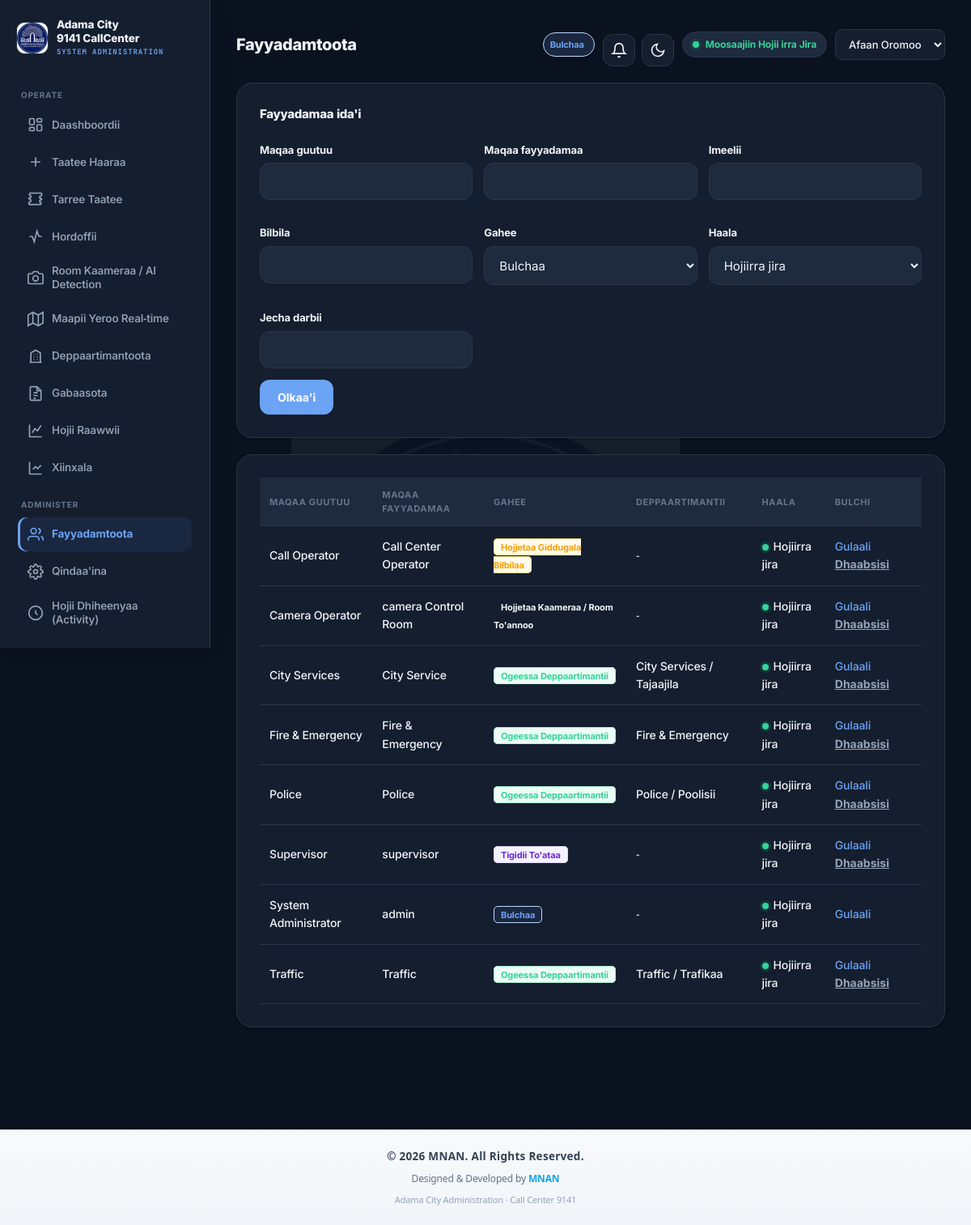
The page /admin/users.php (signed in) on the database its author committed.
### tables this page shows
CREATE TABLE `users` (
  `id` int(11) NOT NULL,
  `full_name` varchar(150) NOT NULL,
  `email` varchar(150) DEFAULT NULL,
  `phone` varchar(32) DEFAULT NULL,
  `username` varchar(80) NOT NULL,
  `password_hash` varchar(255) NOT NULL,
  `role` enum('administrator','operator','supervisor','department_officer','camera_operator') NOT NULL DEFAULT 'operator',
  `department_id` int(11) DEFAULT NULL,
  `status` enum('active','inactive') NOT NULL DEFAULT 'active',
  `failed_attempts` int(11) NOT NULL DEFAULT 0,
  `locked_until` datetime DEFAULT NULL,
  `created_at` timestamp NOT NULL DEFAULT current_timestamp()
);

CREATE TABLE `departments` (
  `id` int(11) NOT NULL,
  `name` varchar(150) NOT NULL,
  `contact_phone` varchar(32) DEFAULT NULL,
  `contact_email` varchar(150) DEFAULT NULL,
  `created_at` timestamp NOT NULL DEFAULT current_timestamp()
);

### admin/users.php (the view, shortened to what this page needs)
<?php
require __DIR__ . '/../includes/auth.php';
$editUser = null;
$users = $pdo->query("SELECT u.*, d.name AS dept_name FROM users u LEFT JOIN departments d ON d.id = u.department_id ORDER BY u.full_name")->fetchAll();
$dir = t_raw('dir');
?>
<!DOCTYPE html>
<html lang="<?= $CURRENT_LANG ?>" dir="<?= $dir ?>">
<head>
<link rel="stylesheet" href="../assets/style.css">
</head>
<body>
<div class="shell">
<?php include __DIR__ . '/includes/sidebar.php'; ?>
<main class="main">
    <div class="top-actions" style="margin-bottom:20px;">
        <h2 style="margin:0;"><?= t('users_title') ?></h2>
        <div class="topbar-controls"><?php render_topbar_controls(); render_lang_switcher(); ?></div>
    </div>
    <div class="card">
        <h2 style="font-size:15px;"><?= $editUser ? t('user_edit') : t('user_add') ?></h2>
        <form method="post">
            <div style="display:grid; grid-template-columns:1fr 1fr 1fr; gap:14px;">
                <div><label><?= t('label_full_name') ?></label><input type="text" name="full_name" value="<?= htmlspecialchars($editUser['full_name'] ?? '') ?>" required></div>
                <div><label><?= t('label_username') ?></label><input type="text" name="username" value="<?= htmlspecialchars($editUser['username'] ?? '') ?>" required></div>
                <div><label><?= t('label_email') ?></label><input type="email" name="email" value="<?= htmlspecialchars($editUser['email'] ?? '') ?>"></div>
                <div><label><?= t('label_phone_field') ?></label><input type="text" name="phone" value="<?= htmlspecialchars($editUser['phone'] ?? '') ?>"></div>
                <div>
                    <label><?= t('label_role') ?></label>
                    <select name="role" id="roleSelect" onchange="document.getElementById('deptWrap').style.display = this.value==='department_officer' ? 'block' : 'none';">
                        <?php foreach (['administrator','operator','supervisor','department_officer','camera_operator'] as $r): ?>
                            <option value="<?= $r ?>" <?= ($editUser['role'] ?? '')===$r?'selected':'' ?>><?= t('role_' . $r) ?></option>
                        <?php endforeach; ?>
                    </select>
                </div>
                <div>
                    <label><?= t('label_status') ?></label>
                    <select name="status">
                        <option value="active" <?= ($editUser['status'] ?? 'active')==='active'?'selected':'' ?>><?= t('status_active') ?></option>
                    </select>
                </div>
                <div>
                    <label><?= t('label_new_password') ?></label>
                    <input type="password" name="password" placeholder="<?= $editUser ? t('password_leave_blank') : '' ?>" <?= $editUser ? '' : 'required' ?>>
                </div>
            </div>
            <button type="submit"><?= t('btn_save') ?></button>
        </form>
    </div>
    <div class="card">
        <table>
            <tr><th><?= t('label_full_name') ?></th><th><?= t('label_username') ?></th><th><?= t('label_role') ?></th><th><?= t('label_department') ?></th><th><?= t('label_status') ?></th><th><?= t('dash_col_manage') ?></th></tr>
            <?php foreach ($users as $u): ?>
            <tr>
                <td><?= htmlspecialchars($u['full_name']) ?></td>
                <td><?= htmlspecialchars($u['username']) ?></td>
                <td><span class="role-badge <?= $u['role'] ?>"><?= t('role_' . $u['role']) ?></span></td>
                <td><?= htmlspecialchars($u['dept_name'] ?? '-') ?></td>
                <td><span class="status-dot <?= $u['status'] ?>"></span><?= t('status_' . $u['status']) ?></td>
                <td>
                    <a href="?edit=<?= $u['id'] ?>"><?= t('btn_edit') ?></a>
                    <?php if ((int)$u['id'] !== (int)$_SESSION['user_id']): ?>
                        <form method="post" style="display:inline">
                            <button type="submit" style="background:none; color:var(--muted); padding:0; margin:0; box-shadow:none; text-decoration:underline;">
                                <?= $u['status']==='active' ? t('btn_deactivate') : t('btn_activate') ?>
                            </button>
                        </form>
                    <?php endif; ?>
                </td>
            </tr>
            <?php endforeach; ?>
        </table>
    </div>
</main>
</div>
<footer style="
    text-align: center;
    padding: 22px 16px;
    margin-top: 50px;
    background: linear-gradient(180deg, #f8fafc 0%, #f1f5f9 100%);
    border-top: 1px solid #e2e8f0;
    font-family: system-ui, -apple-system, sans-serif;
">
    <div style="
        font-size: 13.5px;
        font-weight: 600;
        color: #334155;
        letter-spacing: 0.3px;
    ">
        © 2026 MNAN. All Rights Reserved.
    </div>
    <div style="
        margin-top: 6px;
        font-size: 12px;
        color: #64748b;
    ">
        Designed &amp; Developed by <span style="color:#0ea5e9; font-weight:600;">MNAN</span>
    </div>
    <div style="
        margin-top: 8px;
        font-size: 11px;
        color: #94a3b8;
    ">
        Adama City Administration · Call Center 9141
    </div>
</footer>
</body>
</html>

### rows shown on the page
users: full_name "Call Operator", username "Call Center Operator", role "Hojjetaa Giddugala Bilbilaa", dept_name "-", status "Hojiirra jira"
users: full_name "Camera Operator", username "camera Control Room", role "Hojjetaa Kaameraa / Room To'annoo", dept_name "-", status "Hojiirra jira"
users: full_name "City Services", username "City Service", role "Ogeessa Deppaartimantii", department.name "City Services / Tajaajila", status "Hojiirra jira"
users: full_name "Fire & Emergency", username "Fire & Emergency", role "Ogeessa Deppaartimantii", department.name "Fire & Emergency", status "Hojiirra jira"
users: full_name "Police", username "Police", role "Ogeessa Deppaartimantii", department.name "Police / Poolisii", status "Hojiirra jira"
users: full_name "Supervisor", username "supervisor", role "Tigidii To'ataa", dept_name "-", status "Hojiirra jira"
users: full_name "System Administrator", username "admin", role "Bulchaa", dept_name "-", status "Hojiirra jira"
users: full_name "Traffic", username "Traffic", role "Ogeessa Deppaartimantii", department.name "Traffic / Trafikaa", status "Hojiirra jira"

### other values the page prints
t('nav_dashboard') "Daashboordii"
t('nav_new_event') "Taatee Haaraa"
t('nav_event_list') "Tarree Taatee"
t('nav_monitoring') "Hordoffii"
t('nav_cameras') "Room Kaameraa / AI Detection"
t('nav_live_map') "Maapii Yeroo Real-time"
t('nav_departments') "Deppaartimantoota"
t('nav_reports') "Gabaasota"
t('nav_performance') "Hojii Raawwii"
t('nav_analytics') "Xiinxala"
t('nav_users') "Fayyadamtoota"
t('nav_settings') "Qindaa'ina"
t('nav_activity') "Hojii Dhiheenyaa (Activity)"
t('users_title') "Fayyadamtoota"
t('role_' . $role) "Bulchaa"
